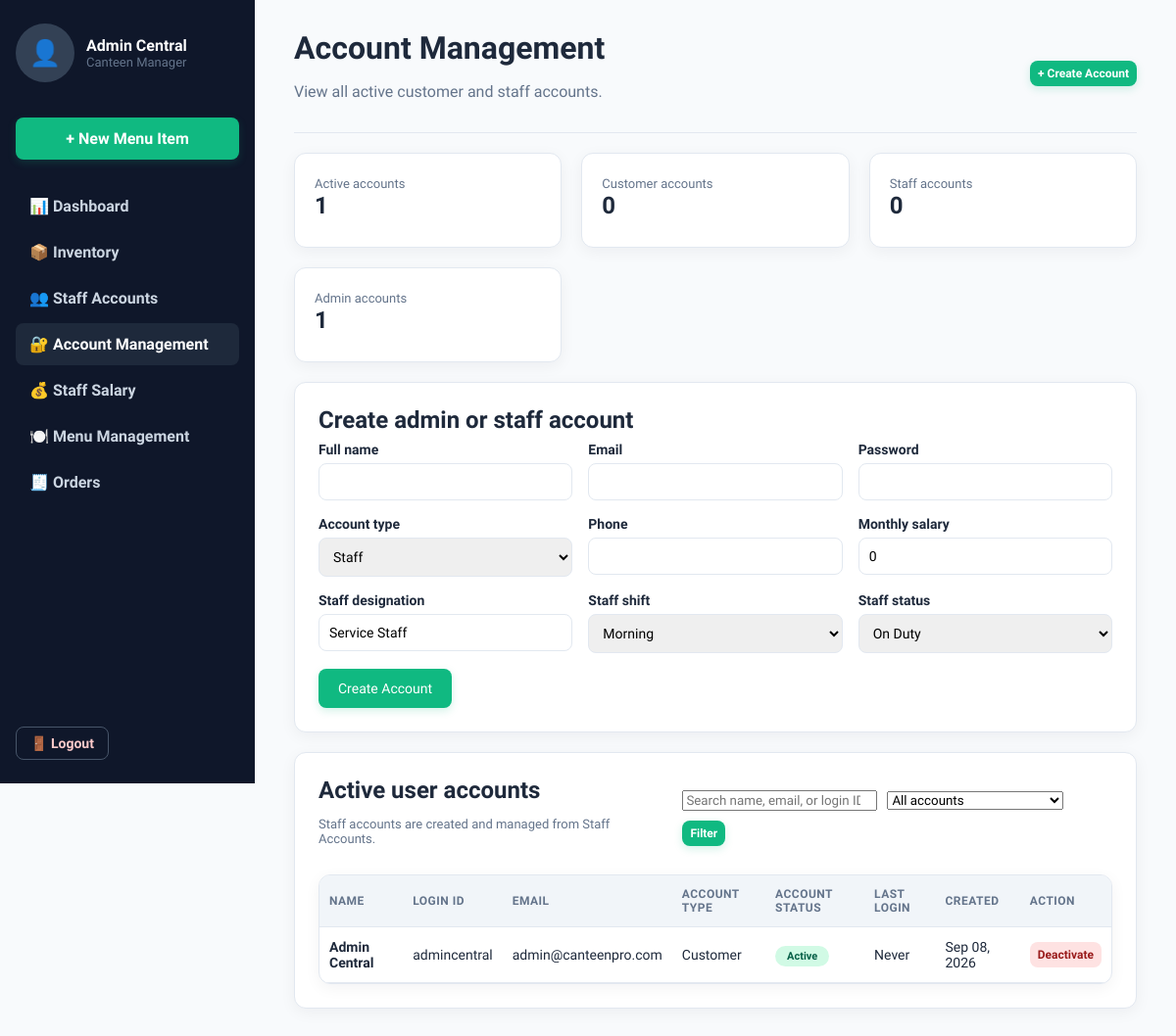
The app's page /views/admin/account_management.php (signed in) with its own data.
### tables this page shows
CREATE TABLE users (
    id INT AUTO_INCREMENT PRIMARY KEY,
    name VARCHAR(100) NOT NULL,
    email VARCHAR(150) NOT NULL UNIQUE,
    username VARCHAR(80) NULL UNIQUE,
    password_hash VARCHAR(255) NOT NULL,
    role ENUM('customer','admin','staff') NOT NULL DEFAULT 'customer',
    salary DECIMAL(10,2) NOT NULL DEFAULT 0,
    status ENUM('on_duty','on_leave','removed') NOT NULL DEFAULT 'on_duty',
    phone VARCHAR(20),
    is_active TINYINT(1) DEFAULT 1,
    last_login_at DATETIME NULL,
    created_at TIMESTAMP DEFAULT CURRENT_TIMESTAMP
);

### models/User.php (called while the page is built, shortened)
<?php
class User {
    private $conn;
    public function __construct($db) {
        $this->conn = $db;
        $this->ensureUserCredentialsSchema();
        $this->ensureUserRoleSchema();
        $this->ensureStaffTableSchema();
    }
    private function ensureUserCredentialsSchema() {
        $check = $this->conn->prepare("SELECT COUNT(*) FROM information_schema.columns WHERE table_schema = DATABASE() AND table_name = 'users' AND column_name = 'username'");
        $check->execute();
    }
    private function ensureUserRoleSchema() {
        $check = $this->conn->prepare("SELECT column_type FROM information_schema.columns WHERE table_schema = DATABASE() AND table_name = 'users' AND column_name = 'role'");
        $check->execute();
        $columnType = strtolower((string)$check->fetchColumn());
    }
    private function ensureStaffTableSchema() {
        $requiredColumns = [
            'staff_role' => "ALTER TABLE staff_management ADD COLUMN staff_role VARCHAR(60) NOT NULL DEFAULT 'Service Staff' AFTER staff_email",
            'department' => "ALTER TABLE staff_management ADD COLUMN department VARCHAR(80) NOT NULL DEFAULT 'Operations' AFTER staff_role",
            'staff_phone' => "ALTER TABLE staff_management ADD COLUMN staff_phone VARCHAR(20) NULL AFTER staff_role",
            'staff_shift' => "ALTER TABLE staff_management ADD COLUMN staff_shift ENUM('Morning','Evening','Night') NOT NULL DEFAULT 'Morning' AFTER staff_phone",
            'is_active' => "ALTER TABLE staff_management ADD COLUMN is_active TINYINT(1) NOT NULL DEFAULT 1 AFTER staff_status",
            'deleted_at' => "ALTER TABLE staff_management ADD COLUMN deleted_at DATETIME NULL AFTER is_active",
        ];
        foreach ($requiredColumns as $column => $sql) {
            $check = $this->conn->prepare("SELECT COUNT(*) FROM information_schema.columns WHERE table_schema = DATABASE() AND table_name = 'staff_management' AND column_name = ?");
            $check->execute([$column]);
        }
    }
    public function listActiveAccounts($role = 'all', $searchTerm = '') {
        $sql = "SELECT u.id, u.name, u.username, u.email, u.phone, u.role, u.status, u.is_active, u.last_login_at, u.created_at,
                    sm.staff_role, sm.staff_shift
                FROM users u
                LEFT JOIN staff_management sm ON sm.staff_email = u.email AND sm.is_active = 1 AND sm.deleted_at IS NULL
                WHERE u.is_active = 1 AND u.status != 'removed'";
        $params = [];
        if (in_array($role, ['customer', 'staff', 'admin'], true)) {
            $sql .= " AND u.role = ?";
            $params[] = $role;
        }
        $searchTerm = trim($searchTerm);
        $sql .= " ORDER BY u.role ASC, u.name ASC";
        $stmt = $this->conn->prepare($sql);
        $stmt->execute($params);
        return $stmt->fetchAll(PDO::FETCH_ASSOC);
    }
}

### config/config.php (called while the page is built, shortened)
<?php
function e($str) {
    return htmlspecialchars($str ?? '', ENT_QUOTES, 'UTF-8');
}

### views/admin/account_management.php (the view, shortened to what this page needs)
<?php
require_once __DIR__ . '/../../config/config.php';
require_once __DIR__ . '/../../models/User.php';
$database = new Database();
$db = $database->connect();
$userModel = new User($db);
$roleFilter = $_GET['role'] ?? 'all';
$searchTerm = trim($_GET['q'] ?? '');
$accounts = $userModel->listActiveAccounts($roleFilter, $searchTerm);
$totalAccounts = count($userModel->listActiveAccounts());
$totalCustomers = count($userModel->listActiveAccounts('customer'));
$totalStaff = count($userModel->listActiveAccounts('staff'));
$totalAdmins = count($userModel->listActiveAccounts('admin'));
?>
<!DOCTYPE html>
<html lang="en">
<head>
<link rel="stylesheet" href="<?= BASE_URL ?>/public/css/style.css">
</head>
<body class="admin-body">
<?php include __DIR__ . '/../partials/header_admin.php'; ?>
<main class="admin-main">
    <header class="admin-topbar">
        <div class="row-between">
            <div>
                <h1>Account Management</h1>
                <p class="muted">View all active customer and staff accounts.</p>
            </div>
            <a href="#createAccount" class="btn-primary btn-small">+ Create Account</a>
        </div>
    </header>
    <div class="stat-grid three">
        <div class="stat-card">
            <span class="muted small">Active accounts</span>
            <h2><?= $totalAccounts ?></h2>
        </div>
        <div class="stat-card">
            <span class="muted small">Customer accounts</span>
            <h2><?= $totalCustomers ?></h2>
        </div>
        <div class="stat-card">
            <span class="muted small">Staff accounts</span>
            <h2><?= $totalStaff ?></h2>
        </div>
        <div class="stat-card">
            <span class="muted small">Admin accounts</span>
            <h2><?= $totalAdmins ?></h2>
        </div>
    </div>
    <div class="card" id="createAccount">
        <h2>Create admin or staff account</h2>
        <form method="POST" class="grid-form">
            <div>
                <label>Full name</label>
                <input type="text" name="account_name" required>
            </div>
            <div>
                <label>Email</label>
                <input type="email" name="account_email" required>
            </div>
            <div>
                <label>Password</label>
                <input type="password" name="account_password" minlength="8" required>
            </div>
            <div>
                <label>Account type</label>
                <select name="account_role" required>
                    <option value="staff">Staff</option>
                </select>
            </div>
            <div>
                <label>Phone</label>
                <input type="tel" name="account_phone">
            </div>
            <div>
                <label>Monthly salary</label>
                <input type="number" name="account_salary" min="0" step="0.01" value="0" required>
            </div>
            <div>
                <label>Staff designation</label>
                <input type="text" name="account_designation" value="Service Staff">
            </div>
            <div>
                <label>Staff shift</label>
                <select name="account_shift">
                    <option>Morning</option>
                </select>
            </div>
            <div>
                <label>Staff status</label>
                <select name="account_status">
                    <option value="on_duty">On Duty</option>
                </select>
            </div>
            <div class="full-width">
                <button type="submit" class="btn-primary">Create Account</button>
            </div>
        </form>
    </div>
    <div class="card">
        <div class="staff-toolbar">
            <div>
                <h2>Active user accounts</h2>
                <p class="muted small">Staff accounts are created and managed from Staff Accounts.</p>
            </div>
            <form method="GET" class="staff-filter-bar">
                <input type="search" name="q" value="<?= e($searchTerm) ?>" placeholder="Search name, email, or login ID" aria-label="Search accounts">
                <select name="role" aria-label="Filter accounts by role">
                    <option value="all" <?= $roleFilter === 'all' ? 'selected' : '' ?>>All accounts</option>
                </select>
                <button type="submit" class="btn-primary btn-small">Filter</button>
            </form>
        </div>
        <table class="data-table">
            <thead>
                <tr>
                    <th>Name</th>
                    <th>Login ID</th>
                    <th>Email</th>
                    <th>Account Type</th>
                    <th>Account Status</th>
                    <th>Last Login</th>
                    <th>Created</th>
                    <th>Action</th>
                </tr>
            </thead>
            <tbody>
            <?php foreach ($accounts as $account): ?>
                <?php
                $isStaff = $account['role'] === 'staff';
                $status = $account['status'] ?: 'active';
                $statusLabel = $isStaff ? ($status === 'on_leave' ? 'On Leave' : 'On Duty') : 'Active';
                $statusClass = $status === 'on_leave' ? 'status-pending' : 'status-confirmed';
                ?>
                <tr>
                    <td>
                        <strong><?= e($account['name']) ?></strong>
                    </td>
                    <td><?= e($account['username'] ?: $account['email']) ?></td>
                    <td><?= e($account['email']) ?></td>
                    <td><?= $isStaff ? 'Staff' : 'Customer' ?></td>
                    <td><span class="status-pill <?= $statusClass ?>"><?= e($statusLabel) ?></span></td>
                    <td><?= $account['last_login_at'] ? date('M d, Y g:i A', strtotime($account['last_login_at'])) : 'Never' ?></td>
                    <td><?= date('M d, Y', strtotime($account['created_at'])) ?></td>
                    <td>
                        <form method="POST" onsubmit="return confirm('Deactivate this account?');">
                            <button type="submit" class="btn-small btn-cancel">Deactivate</button>
                        </form>
                    </td>
                </tr>
            <?php endforeach; ?>
            </tbody>
        </table>
    </div>
</main>
</body>
</html>

### public/css/style.css (style rules this page uses)
:root { --primary: #10b981; --primary-dark: #059669; --dark: #0f172a; --text: #1e293b; --muted: #64748b; --border: #e2e8f0; --bg: #f8fafc; --white: #ffffff; --light-surface: #f1f5f9; --disabled: #cbd5e1; --placeholder: #94a3b8; --avatar-bg: #eeeeee; --danger: #ef4444; --danger-bg: #fee2e2; --danger-text: #991b1b; --danger-light: #fecaca; --success-bg: #d1fae5; --success-text: #065f46; --success-dark: #047857; --warning-bg: #fef3c7; --warning-text: #92400e; --info-bg: #dbeafe; --info-text: #1e40af; --admin-sidebar: #0f172a; --admin-sidebar-hover: #1e293b; --admin-sidebar-text: #cbd5e1; --table-reserved: #dc2626; --slate-gradient-start: #0f172a; --slate-gradient-end: #1e293b; --placeholder-bg: #e2e8f0; --admin-avatar-bg: #334155; --admin-border: #475569; --admin-danger-bg: #7f1d1d; --warm-heading: #3b2a1f; --warm-accent-bg: #fed7aa; --warm-accent-text: #9a4d00; --warm-input-bg: #fff7ed; --tracking-success-bg: #ecfdf5; --tracking-danger-bg: #fef2f2; --card-shadow: 0 4px 16px rgba(15, 23, 42, 0.05); --radius: 12px; }
* { box-sizing: border-box; }
body { margin: 0; font-family: 'Plus Jakarta Sans', sans-serif; background: var(--bg); color: var(--text); }
a { text-decoration: none; color: inherit; }
h1, h2, h3 { margin: 0 0 8px; }
.muted { color: var(--muted); }
.small { font-size: 13px; }
.row-between { display: flex; justify-content: space-between; align-items: center; }
.btn-primary { background: var(--primary); color: var(--white); border: none; padding: 12px 20px; border-radius: 8px; font-weight: 700; cursor: pointer; display: inline-block; text-align: center; box-shadow: 0 3px 8px rgba(16, 185, 129, 0.18); transition: background-color .2s ease, box-shadow .2s ease, transform .2s ease; }
.card { background: var(--white); border: 1px solid var(--border); border-radius: var(--radius); padding: 24px; margin-bottom: 20px; box-shadow: var(--card-shadow); }
.data-table { width: 100%; border-collapse: separate; border-spacing: 0; margin-top: 10px; border: 1px solid var(--border); border-radius: var(--radius); overflow: hidden; background: var(--white); box-shadow: var(--card-shadow); }
.data-table th { text-align: left; font-size: 12px; text-transform: uppercase; letter-spacing: .04em; color: var(--muted); background: var(--light-surface); padding: 12px 10px; border-bottom: 1px solid var(--border); }
.data-table td { padding: 12px 10px; border-bottom: 1px solid var(--border); font-size: 14px; }
.status-pill { padding: 4px 12px; border-radius: 20px; font-size: 11px; font-weight: 700; }
.status-confirmed { background: var(--success-bg); color: var(--success-text); }
.admin-body { display: flex; }
.admin-main { margin-left: 260px; padding: 30px 40px; flex: 1; }
.admin-topbar { border-bottom: 1px solid var(--border); padding-bottom: 16px; margin-bottom: 10px; }
.staff-toolbar { display: flex; justify-content: space-between; align-items: center; gap: 16px; margin-bottom: 16px; }
.staff-filter-bar { display: flex; align-items: center; gap: 10px; flex-wrap: wrap; }
.staff-filter-bar input, .staff-filter-bar select { min-width: 180px; }
.btn-small { padding: 8px 12px; border-radius: 8px; font-size: 12px; }
.stat-grid { display: grid; grid-template-columns: repeat(4, 1fr); gap: 20px; margin: 20px 0; }
.stat-grid.three { grid-template-columns: repeat(3, 1fr); }
.stat-card { background: #fff; border: 1px solid var(--border); border-radius: var(--radius); padding: 20px; box-shadow: var(--card-shadow); }
.btn-small { border: none; border-radius: 8px; padding: 6px 8px; font: inherit; font-size: 12px; font-weight: 700; cursor: pointer; transition: background-color .2s ease, box-shadow .2s ease, transform .2s ease; }
.btn-cancel { background: var(--danger-bg); color: var(--danger-text); }
.grid-form { display: grid; grid-template-columns: repeat(3, 1fr); gap: 16px; }
.grid-form .full-width { grid-column: 1 / -1; }
.grid-form label { display: block; font-weight: 600; margin-bottom: 6px; font-size: 14px; }
.grid-form input, .grid-form select, .grid-form textarea { width: 100%; padding: 10px; border: 1px solid var(--border); border-radius: 8px; font: inherit; font-size: 14px; }
.grid-form button { font: inherit; font-size: 14px; }
input, select, textarea { font-family: inherit; }

### records on screen
users: name "Admin Central", username "admincentral", email "admin@canteenpro.com", shows "Customer", role "Active", shows "Never", created_at "Sep 08, 2026"

### other values on screen
$_SESSION['name'] "Admin Central"
$totalAccounts "1"
$totalCustomers "0"
$totalStaff "0"
$totalAdmins "1"
